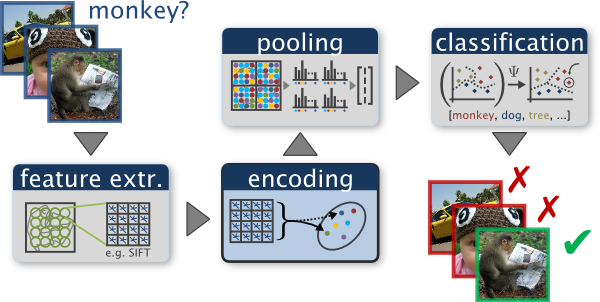
#> input picture assignment4/image_classification.png, 600 x 302 px; the run also reads 1 picture not shown here
$ jupyter execute --allow-errors assignment4.ipynb   (shell and % lines are left out)   (older library calls are emulated)
#> lines starting #> are read from the running program, lines starting #| are printed output that depends on the picture
### assignment4/utils.py
import numpy as np
import cv2
from sklearn.metrics import confusion_matrix
import os.path as osp
from glob import glob
from random import shuffle
import matplotlib.pyplot as plt

def im2single(im):
    im = im.astype(np.float32) / 255
    return im

# [4 lines left out: function single2im, not called in this run]

def load_image(path):
    return im2single(cv2.imread(path))[:, :, ::-1]

def load_image_gray(path):
    img = load_image(path)
    return cv2.cvtColor(img, cv2.COLOR_RGB2GRAY)

def get_image_paths(data_path, categories, num_train_per_cat=100, fmt='jpg'):
    """
    This function returns lists containing the file path for each train
    and test image, as well as listss with the label of each train and
    test image. By default all four of these arrays will have 1500
    elements where each element is a string.
    :param data_path: path to the 'test' and 'train' directories
    :param categories: list of category names
    :param num_train_per_cat: max number of training images to use (per category)
    :param fmt: file extension of the images
    :return: lists: train_image_paths, test_image_paths, train_labels, test_labels
    """
    train_image_paths = []
    test_image_paths = []
    train_labels = []
    test_labels = []

    for cat in categories:
        # train
        pth = osp.join(data_path, 'train', cat, '*.{:s}'.format(fmt))
        pth = glob(pth)
        shuffle(pth)
        pth = pth[:num_train_per_cat]
        train_image_paths.extend(pth)
        train_labels.extend([cat]*len(pth))

        # test
        pth = osp.join(data_path, 'test', cat, '*.{:s}'.format(fmt))
        pth = glob(pth)
        shuffle(pth)
        pth = pth[:num_train_per_cat]
        test_image_paths.extend(pth)
        test_labels.extend([cat]*len(pth))

    return train_image_paths, test_image_paths, train_labels, test_labels

# [30 lines left out: function show_results, not called in this run]

### assignment4/image_classification.py
import numpy as np
from skimage import filters
from scipy.spatial.distance import cdist
from sklearn.svm import LinearSVC, SVC
from utils import load_image_gray
import cyvlfeat as vlfeat
import pickle
import math
import multiprocessing as mp


# [66 lines left out: function build_vocabulary, not called in this run]


def dense_sift(img, vocab):
    hist = np.zeros(vocab.shape[0])
    _, descriptors = vlfeat.sift.dsift(img, step=4, fast=True)
    D = cdist(descriptors, vocab)

    for row in range(D.shape[0]):
        hist[np.argmin(D[row])] += 1

    return hist / np.linalg.norm(hist)


# [114 lines left out: functions sift_descriptor, simple_sift_image, simple_sift_vocab, build_vocab_simple, bags_of_sifts_simple, not called in this run]


def bags_of_sifts(image_paths, vocab_filename):
    """
      You will want to construct SIFT features here in the same way you
      did in build_vocabulary() (except for possibly changing the sampling
      rate) and then assign each local feature to its nearest cluster center
      and build a histogram indicating how many times each cluster was used.
      Don't forget to normalize the histogram, or else a larger image with more
      SIFT features will look very different from a smaller version of the same
      image.

      Useful functions:
      -   Use load_image(path) to load RGB images and load_image_gray(path) to load
              grayscale images
      -   frames, descriptors = vlfeat.sift.dsift(img)
              http://www.vlfeat.org/matlab/vl_dsift.html
            frames is a M x 2 matrix of locations, which can be thrown away here
            descriptors is a M x 128 matrix of SIFT features
              note: there are step, bin size, and smoothing parameters you can
              manipulate for dsift(). We recommend debugging with the 'fast'
              parameter. This approximate version of SIFT is about 20 times faster
              to compute. Also, be sure not to use the default value of step size.
              It will be very slow and you'll see relatively little performance
              gain from extremely dense sampling. You are welcome to use your own
              SIFT feature code! It will probably be slower, though.
      -   D = cdist(X, Y)
            computes the distance matrix D between all pairs of rows in X and Y.
              -  X is a N x d numpy array of d-dimensional features arranged along
              N rows
              -  Y is a M x d numpy array of d-dimensional features arranged along
              N rows
              -  D is a N x M numpy array where d(i, j) is the distance between row
              i of X and row j of Y

      Args:
      -   image_paths: paths to N images
      -   vocab_filename: Path to the precomputed vocabulary.
              This function assumes that vocab_filename exists and contains an
              vocab_size x 128 ndarray 'vocab' where each row is a kmeans centroid
              or visual word. This ndarray is saved to disk rather than passed in
              as a parameter to avoid recomputing the vocabulary every run.

      Returns:
      -   image_feats: N x d matrix, where d is the dimensionality of the
              feature representation. In this case, d will equal the number of
              clusters or equivalently the number of entries in each image's
              histogram (vocab_size) below.
    """
    # load vocabulary
    with open(vocab_filename, 'rb') as f:
        vocab = pickle.load(f)

    vocab_size = vocab.shape[0]
    # dummy features variable
    feats = np.zeros((len(image_paths), vocab_size))

    for img_idx, p in enumerate(image_paths):
        feats[img_idx] = dense_sift(load_image_gray(p), vocab)
    return feats


# [76 lines left out: functions nearest_neighbor_classifier, svm_classify, not called in this run]


def spatial_pyramid(img, vocab, level, depth):
    if level == depth:
        return np.array([])
    h, w = img.shape[:2]
    weight = 1 / 2**(depth if level == 0 else depth - level + 1)
    return np.concatenate(
        (dense_sift(img, vocab) * weight,
         spatial_pyramid(img[:h//2, :w//2], vocab, level + 1, depth),
         spatial_pyramid(img[:h//2, w//2:], vocab, level + 1, depth),
         spatial_pyramid(img[h//2:, :w//2], vocab, level + 1, depth),
         spatial_pyramid(img[h//2:, w//2:], vocab, level + 1, depth)),
        axis=0)


def bags_of_sifts_spm(image_paths, vocab_filename, depth):
    """
    Bags of sifts with spatial pyramid matching.

    :param image_paths: paths to N images
    :param vocab_filename: Path to the precomputed vocabulary.
          This function assumes that vocab_filename exists and contains an
          vocab_size x 128 ndarray 'vocab' where each row is a kmeans centroid
          or visual word. This ndarray is saved to disk rather than passed in
          as a parameter to avoid recomputing the vocabulary every run.
    :param depth: Depth L of spatial pyramid. Divide images and compute (sum)
          bags-of-sifts for all image partitions for all pyramid levels.
          Refer to the explanation in the notebook, tutorial slide and the
          original paper (Lazebnik et al. 2006.) for more details.

    :return image_feats: N x d matrix, where d is the dimensionality of the
          feature representation. In this case, d will equal the number of
          clusters (vocab_size) times the number of regions in all pyramid levels,
          which is 21 (1+4+16) in this specific case.
    """
    with open(vocab_filename, 'rb') as f:
        vocab = pickle.load(f)

    vocab_size = vocab.shape[0]
    feats = []

    with mp.Pool(mp.cpu_count()) as pool:
        args = [(load_image_gray(p), vocab, 0, depth) for p in image_paths]
        feats = pool.starmap(spatial_pyramid, args)

    feats = np.array(feats)
    print(feats.shape)
    return np.array(feats)

### assignment4/assignment4.ipynb
# CS4243 Assignment 4

The goal of this assignment is to do image classification, which classifies the main scene/object of an image into a specific category.

## Assignment Guideline (Carefully Read Before Coding)

Please use **the same** environment as in assignment 3 (do **NOT** create a new environment) and install an additional package `cyvlfeat` with running this command: `conda install -c menpo cyvlfeat`. You are required to finish this notebook by successfully **(1) running all of the segments, (2) producing results and (3) answering all of the questions**.

In this assignment, you are required to implement the key components of each step by filling the missing code segments in `image_classification.py`. You can edit `image_classification.py` with any editor/IDE (e.g. PyCharm) you are comfortable with. Before running the code segments, make sure the notebook are running in the virtual environment that you have set up. After you finish filling a code segment, make sure to save it before you run the related cells of this notebook (the notebook will automatically re-load your code in `image_classification.py`) to check if the results are correct.

### Submission Guideline

After you finish the code and get all the results, **(1) re-run this notebook including the file check in the bottom (and make sure you get all the clean outputs), (2) zip the same folder (excluding the `data` folder) back and name it with your student ID (e.g. A0123456H.zip) and (3) submit to the NUS Luminus system (in time, before 23h59 on 10 Oct 2019)**. Please be careful since any failure to follow the submission guideline will result in a grade deduction.

**Important node: Do not to include the `data` directory when zipping and uploading**

[cell 1]
# Some setups
import numpy as np
from skimage import filters
from skimage.feature import corner_peaks
from skimage.io import imread
import matplotlib.pyplot as plt
import os.path as osp
import pickle
from random import shuffle
from utils import *

from __future__ import print_function

plt.rcParams['figure.figsize'] = (10.0, 8.0)
#plt.rcParams['image.interpolation'] = 'linear'
plt.rcParams['image.cmap'] = 'gray'

# for auto-reloading extenrnal modules

# Dataset settings
# This is the list of categories / directories to use. The categories are somewhat sorted by similarity
# so that the confusion matrix looks more structured (indoor and then urban and then rural).
categories = ['Kitchen', 'Store', 'Bedroom', 'LivingRoom', 'Office', 'Industrial', 'Suburb', 'InsideCity',
              'TallBuilding', 'Street', 'Highway', 'OpenCountry', 'Coast', 'Mountain', 'Forest'];

# This list of shortened category names is used later for visualization
abbr_categories = ['Kit', 'Sto', 'Bed', 'Liv', 'Off', 'Ind', 'Sub', 'Cty', 'Bld', 'St', 'HW', 'OC', 'Cst',
                   'Mnt', 'For'];

# Number of training examples per category to use. Max is 100. For simplicity, we assume this is the
# number of test cases per category, as well.
num_train_per_cat = 100

# This function returns lists containing the file path for each train and test image, as well as lists
# with the label of each train and test image. By default all four of these lists will have 1500 elements
# where each element is a string.
train_image_paths, test_image_paths, train_labels, test_labels = get_image_paths('data', categories,
                                                                                 num_train_per_cat);

# Validating the dataset is properly founded
if len(train_image_paths) == len(test_image_paths) == 1500:
    print('Dataset loaded')
    print(f'Length of training set: {len(train_image_paths)}')
    print(f'Length of testing set: {len(test_image_paths)}')
else:
    print('Dataset loading fail')

[cell 2]
plt.rcParams['figure.figsize'] = (10.0, 8.0)

## Goal: Image Classification

[cell 3]
plt.imshow(imread('image_classification.png'))
plt.axis('off')
plt.title('General pipeline of image classification models. Credit to https://flic.kr/p/25SmXVL')
plt.show()

The goal of this project is to introduce you to image classification. Specifically, we will examine the task of scene recognition and start with simple methods -- tiny images and nearest neighbor classification -- and then move on to techniques that resemble the state-of-the-art in 2000's -- bags of quantized local features and linear classifiers learned by support vector machines.

Bag of words models are a popular technique for image classification inspired by models used in natural language processing. The model ignores or downplays word arrangement (spatial information in the image) and classifies based on a histogram of the frequency of visual words. The visual word "vocabulary" is established by clustering a large corpus of local features. See Szeliski chapter 14.4.1 for more details on category recognition with quantized features. In addition, 14.3.2 discusses vocabulary creation and 14.1 covers classification techniques.

In this assignment, you are required to classify scenes into one of 15 categories by training and testing on *the 15 scene database* (introduced in Lazebnik et al. 2006), as shown below:

[cell 4]
plt.imshow(imread('categories.png'))
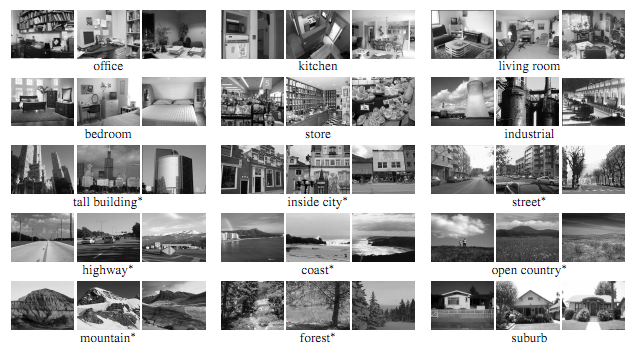
#> input picture assignment4/categories.png, 636 x 347 px
plt.axis('off')
plt.title('Example scenes from of each category in the 15 scene dataset. Figure from Lazebnik et al. 2006.')
plt.show()

This assignment consists of the following parts:
1. Represent each image with the Bag-of-Visual-Words with your SIFT descriptor function in Assignment 2. (41 points incl. discussion)
    - Discussion (5 points)
    - Bonus: reimplement with your simplified SIFT in assignment 3 (additional 3 points)
2. Construct and train a nearest neighbor classifier for image recognition. ( points)
3. Use Support Vector Machines (SVMs) to obtain a better classification result. (11 points incl. discussion)
    - Discussion (5 points)
4. Use Spatial Pyramid Matching to incorporate spatial information into the model. (21 points)

*Note that your final marks of assignment 4 including bonus points will be capped at 100.*

## Part 1: Bag-of-Visual-Words with SIFT (47 points)

In this part, your are required to implement bags of visual words with SIFT features. Before we can represent our training and testing images as bag of feature histograms, we first need to establish a vocabulary of visual words. We will form this vocabulary by sampling many local features from our training set (10's or 100's of thousands) and then clustering them with k-means. The number of k-means clusters is the size of our vocabulary and the size of our features. For example, you might start by clustering many SIFT descriptors into k=200 clusters. This partitions the continuous, 128 dimensional SIFT feature space into 200 regions. For any new SIFT feature we observe, we can figure out which region it belongs to as long as we save the centroids of our original clusters. Those centroids are our visual word vocabulary. Because it can be slow to sample and cluster many local features, the starter code saves the cluster centroids and avoids recomputing them on future runs.

[cell 5]
plt.imshow(imread('bag_of_visual_words.jpg'))
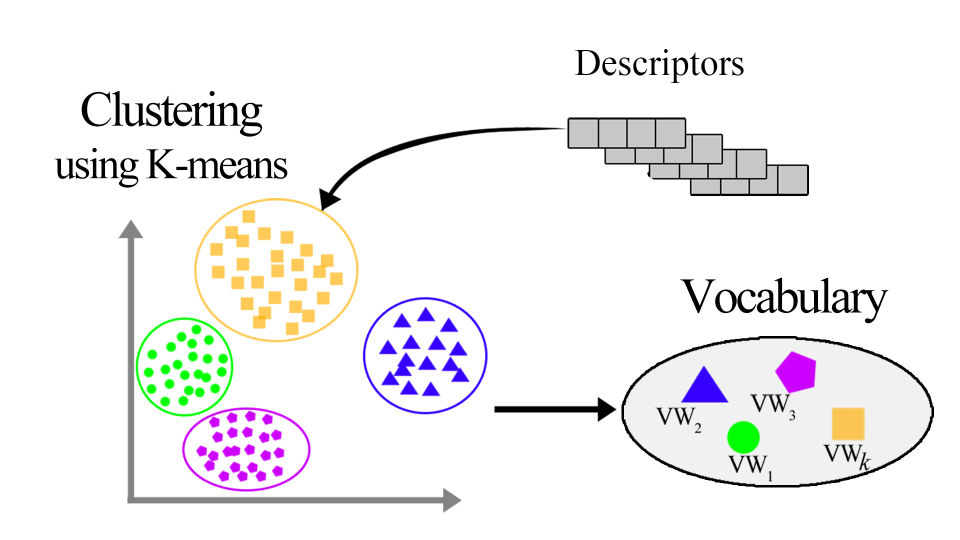
#> input picture assignment4/bag_of_visual_words.jpg, 1920 x 1080 px (shown at 1/2 size)
plt.axis('off')
plt.title('Steps to construct a dictionary. Credit to https://bit.ly/2kud1WP')
plt.show()

**Implement `build_vocabulary` function in `image_classification.py` to construct a visual word vocabulary from training images** (21 points). Since vocabulary only need to be generated once, we cache it for convenience.

*-Hint: use `vlfeat.sift.dsift` to perform **dense SIFT** feature extraction and `vlfeat.kmeans.kmeans` to perform **k-means clustering**. Refer to the instruction at the beginning of the functions for more details.*

[cell 6]
from image_classification import build_vocabulary

print('Using the BAG-OF-SIFT representation for images')

vocab_filename = 'vocab.pkl'
if not osp.isfile(vocab_filename):
    print('No existing visual word vocabulary found. Computing one from training images')
    vocab_size = 200  # Larger values will work better (to a point) but be slower to compute
    vocab = build_vocabulary(train_image_paths, vocab_size)

    with open(vocab_filename, 'wb') as f:
        pickle.dump(vocab, f)
        print('{:s} saved'.format(vocab_filename))

Next, **implement `bags_of_sifts` to extract bag-of-visual-words features**, which are histograms where each bin is the number of features that is assigned to this (nearest) visual word. (21 points) Note that your histogram's visualization should be *similar to* but NOT *exactly as same as* the provided one.

***-Hint: use `scipy.spatial.distance.cdist` to compute the distances between features and visual words in the vocabulary. ***

[cell 7]
from image_classification import bags_of_sifts

#> (the rest of this cell did not finish here and is left out)

#> (reads assignment4/vocab.pkl from the repository)
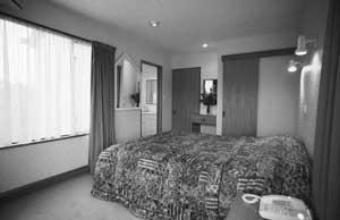
#> input picture assignment4/data/test/Bedroom/image_0074.jpg, 340 x 220 px
#> (the rest of the program and of its run is left out)
